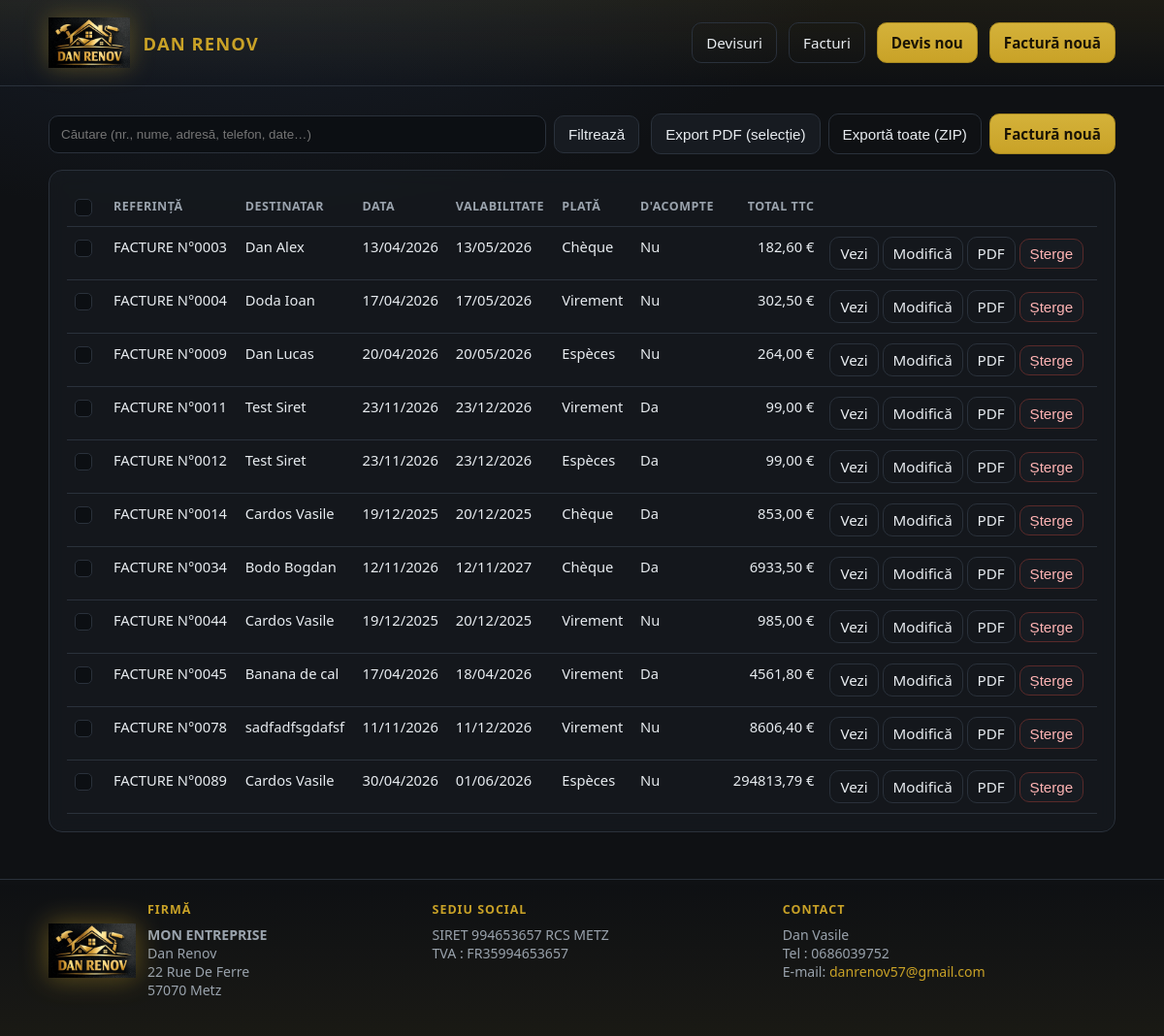
Screenshot of /factures with the database file from the repository.
### tables this page shows
CREATE TABLE factures (
                facture_num TEXT PRIMARY KEY,
                devis_num_source TEXT,
                destinataire_nom TEXT NOT NULL,
                destinataire_adresse TEXT NOT NULL,
                destinataire_telephone TEXT NOT NULL,
                infos_additionnelles TEXT,
                date_facture TEXT NOT NULL,
                date_validite TEXT NOT NULL,
                mode_paiement TEXT NOT NULL,
                total_ht REAL NOT NULL,
                total_tva REAL NOT NULL,
                total_ttc REAL NOT NULL
            , destinataire_cp TEXT, destinataire_siret TEXT, is_acompte INTEGER NOT NULL DEFAULT 0, include_bank_details INTEGER NOT NULL DEFAULT 0);

### app.py (the view)
@app.route("/factures")
def factures_index():
    q = request.args.get("q", type=str)
    rows = list_factures(q)
    return render_template("factures_index.html", factures_list=rows, q=q or "")

### db.py (called while the page is built)
@contextmanager
def get_conn() -> Generator[sqlite3.Connection, None, None]:
    DB_PATH.parent.mkdir(parents=True, exist_ok=True)
    conn = sqlite3.connect(DB_PATH)
    conn.row_factory = sqlite3.Row
    conn.execute("PRAGMA foreign_keys = ON")
    try:
        yield conn
        conn.commit()
    finally:
        conn.close()

def list_factures(q: str | None = None) -> list[dict[str, Any]]:
    sql = "SELECT * FROM factures"
    args: list[Any] = []
    if q:
        like = f"%{q.strip()}%"
        sql += """ WHERE facture_num LIKE ? OR destinataire_nom LIKE ?
            OR destinataire_adresse LIKE ? OR destinataire_telephone LIKE ?
            OR date_facture LIKE ? OR date_validite LIKE ?"""
        args = [like, like, like, like, like, like]
    sql += " ORDER BY facture_num"
    with get_conn() as conn:
        rows = conn.execute(sql, args).fetchall()
        return [dict(r) for r in rows]

### templates/factures_index.html (shortened to what this page needs)
{% extends "base.html" %}
{% block content %}
  <div class="toolbar">
    <form class="search" method="get" action="{{ url_for('factures_index') }}">
      <input type="text" name="q" value="{{ q }}" placeholder="Căutare (nr., nume, adresă, telefon, date…)" />
      <button class="btn" type="submit">Filtrează</button>
    </form>
    <div style="display:flex;gap:8px;flex-wrap:wrap">
      <button class="btn" type="button" id="btnExportZip">Export PDF (selecție)</button>
      <button class="btn ghost" type="button" id="btnExportAll">Exportă toate (ZIP)</button>
      <a class="btn primary" href="{{ url_for('facture_new') }}">Factură nouă</a>
    </div>
  </div>
  <div class="panel">
    {% if not factures_list %}
      <p style="color:var(--muted);margin:0">Nu există facturi încă.</p>
    {% else %}
      <table class="data">
        <thead>
          <tr>
            <th style="width:40px"><input type="checkbox" id="chkAll" class="chkbox" /></th>
            <th class="sortable" data-sort-key="ref">Referință</th>
            <th class="sortable" data-sort-key="dest">Destinatar</th>
            <th class="sortable" data-sort-key="date">Data</th>
            <th class="sortable" data-sort-key="valid">Valabilitate</th>
            <th class="sortable" data-sort-key="pay">Plată</th>
            <th class="sortable" data-sort-key="acompte">d'acompte</th>
            <th class="sortable" data-sort-key="total" style="text-align:right">Total TTC</th>
            <th></th>
          </tr>
        </thead>
        <tbody>
          {% for f in factures_list %}
            <tr>
              <td><input type="checkbox" class="chk chkbox" value="{{ f.facture_num }}" /></td>
              <td class="mono">FACTURE N°{{ f.facture_num }}</td>
              <td>{{ f.destinataire_nom }}</td>
              <td class="mono">{{ f.date_facture }}</td>
              <td class="mono">{{ f.date_validite }}</td>
              <td class="mono">{{ f.mode_paiement }}</td>
              <td class="mono">{{ "Da" if f.is_acompte else "Nu" }}</td>
              <td style="text-align:right" class="mono">{{ "%.2f"|format(f.total_ttc)|replace(".", ",") }} €</td>
              <td style="white-space:nowrap">
                <a class="btn ghost" style="padding:6px 10px" href="{{ url_for('facture_view', facture_num=f.facture_num) }}">Vezi</a>
                <a class="btn ghost" style="padding:6px 10px" href="{{ url_for('facture_edit', facture_num=f.facture_num) }}">Modifică</a>
                <a class="btn ghost" style="padding:6px 10px" href="{{ url_for('export_one_facture_pdf', facture_num=f.facture_num) }}" data-dl-pdf data-dl-name="FACTURE_{{ f.facture_num }}.pdf">PDF</a>
                <button class="btn danger" style="padding:6px 10px" data-del="{{ f.facture_num }}">Șterge</button>
              </td>
            </tr>
          {% endfor %}
        </tbody>
      </table>
    {% endif %}
  </div>
{% endblock %}

### static/css/app.css (style rules this page uses)
:root { --bg: #0f1114; --panel: #171b21; --muted: #9aa3ad; --text: #e8ecf0; --gold: #c9a227; --gold-dim: #8a7220; --line: #2a313b; --danger: #c44; --ok: #2a8f6a; }
* { box-sizing: border-box; }
html, body { height: 100%; }
body { margin: 0; font-family: "Segoe UI", system-ui, -apple-system, sans-serif; background: radial-gradient(1200px 600px at 20% -10%, #1a2230 0%, var(--bg) 55%); background-color: var(--bg); background-repeat: no-repeat; background-size: cover; background-attachment: fixed; color: var(--text); display: flex; flex-direction: column; min-height: 100vh; }
a { color: var(--gold); text-decoration: none; }
.btn { display: inline-flex; align-items: center; justify-content: center; gap: 8px; border: 1px solid var(--line); background: var(--panel); color: var(--text); padding: 10px 14px; border-radius: 10px; cursor: pointer; font-size: 0.95rem; }
.btn.primary { background: linear-gradient(180deg, #d4b23a, var(--gold)); color: #1a1406; border-color: #a8891f; font-weight: 600; }
.btn.ghost { background: transparent; }
.btn.danger { border-color: #5a2a2a; color: #ffb4b4; }
.panel { background: rgba(23, 27, 33, 0.72); border: 1px solid var(--line); border-radius: 14px; padding: 18px; backdrop-filter: blur(8px); }
.toolbar { display: flex; gap: 12px; flex-wrap: wrap; align-items: center; justify-content: space-between; margin-bottom: 16px; }
.search { display: flex; gap: 8px; flex: 1; min-width: 220px; }
.search input { flex: 1; padding: 10px 12px; border-radius: 10px; border: 1px solid var(--line); background: #0c0f13; color: var(--text); }
table.data { width: 100%; border-collapse: collapse; font-size: 0.92rem; }
table.data th, table.data td { border-bottom: 1px solid var(--line); padding: 10px 8px; text-align: left; vertical-align: top; }
table.data th { color: var(--muted); font-weight: 600; font-size: 0.78rem; text-transform: uppercase; letter-spacing: 0.04em; }
table.data th.sortable { cursor: pointer; user-select: none; }
.mono { font-variant-numeric: tabular-nums; }
input[type="text"], input[type="number"], textarea, select { width: 100%; padding: 10px 12px; border-radius: 10px; border: 1px solid var(--line); background: #0c0f13; color: var(--text); }
.chkbox { width: 18px; height: 18px; margin: 0; appearance: none; -webkit-appearance: none; background: #0c0f13; border: 1px solid var(--line); border-radius: 5px; position: relative; cursor: pointer; vertical-align: middle; }

### rows the page displays
factures: facture_num "0003", destinataire_nom "Dan Alex", date_facture "13/04/2026", date_validite "13/05/2026", mode_paiement "Chèque", is_acompte "Nu", total_ttc "182,60"
factures: facture_num "0004", destinataire_nom "Doda Ioan", date_facture "17/04/2026", date_validite "17/05/2026", mode_paiement "Virement", is_acompte "Nu", total_ttc "302,50"
factures: facture_num "0009", destinataire_nom "Dan Lucas", date_facture "20/04/2026", date_validite "20/05/2026", mode_paiement "Espèces", is_acompte "Nu", total_ttc "264,00"
factures: facture_num "0011", destinataire_nom "Test Siret", date_facture "23/11/2026", date_validite "23/12/2026", mode_paiement "Virement", is_acompte "Da", total_ttc "99,00"
factures: facture_num "0012", destinataire_nom "Test Siret", date_facture "23/11/2026", date_validite "23/12/2026", mode_paiement "Espèces", is_acompte "Da", total_ttc "99,00"
factures: facture_num "0014", destinataire_nom "Cardos Vasile", date_facture "19/12/2025", date_validite "20/12/2025", mode_paiement "Chèque", is_acompte "Da", total_ttc "853,00"
factures: facture_num "0034", destinataire_nom "Bodo Bogdan", date_facture "12/11/2026", date_validite "12/11/2027", mode_paiement "Chèque", is_acompte "Da", total_ttc "6933,50"
factures: facture_num "0044", destinataire_nom "Cardos Vasile", date_facture "19/12/2025", date_validite "20/12/2025", mode_paiement "Virement", is_acompte "Nu", total_ttc "985,00"
factures: facture_num "0045", destinataire_nom "Banana de cal", date_facture "17/04/2026", date_validite "18/04/2026", mode_paiement "Virement", is_acompte "Da", total_ttc "4561,80"
factures: facture_num "0078", destinataire_nom "sadfadfsgdafsf", date_facture "11/11/2026", date_validite "11/12/2026", mode_paiement "Virement", is_acompte "Nu", total_ttc "8606,40"
factures: facture_num "0089", destinataire_nom "Cardos Vasile", date_facture "30/04/2026", date_validite "01/06/2026", mode_paiement "Espèces", is_acompte "Nu", total_ttc "294813,79"
